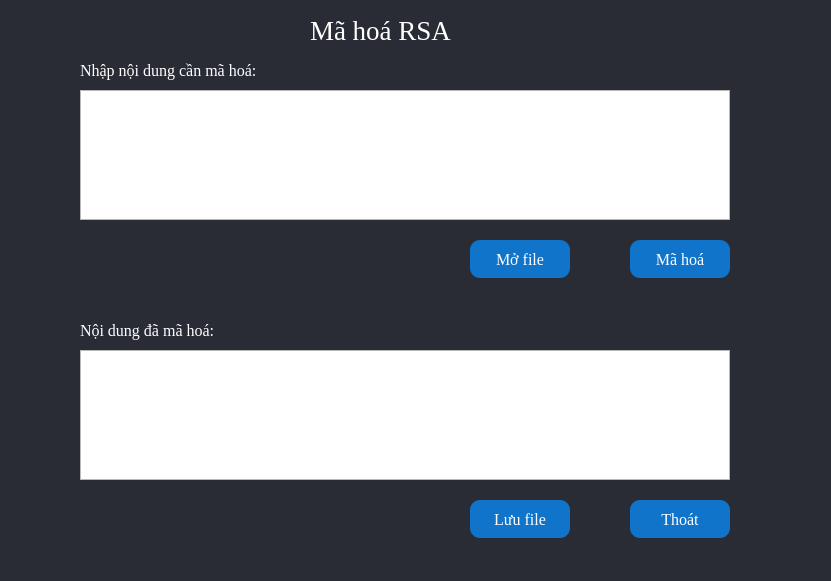
<?xml version="1.0" encoding="UTF-8"?>
<ui version="4.0">
 <class>Form</class>
 <widget class="QWidget" name="Form">
  <property name="geometry">
   <rect>
    <x>0</x>
    <y>0</y>
    <width>831</width>
    <height>581</height>
   </rect>
  </property>
  <property name="windowTitle">
   <string>Form</string>
  </property>
  <property name="styleSheet">
   <string notr="true">#Form{
background-color: #292C35;
color: rgb(255, 255, 255);
}
#btnMaHoa{
	background-color: #1074CA;
	color: rgb(255, 255, 255);
	border-radius: 10px;
}
#btnOpenFile{
	background-color: #1074CA;
	color: rgb(255, 255, 255);
	border-radius: 10px;
}
#btnSaveFile{
	background-color: #1074CA;
	color: rgb(255, 255, 255);
	border-radius: 10px;

}
#btnClose{
	background-color: #1074CA;
	color: rgb(255, 255, 255);
	border-radius: 10px;

}</string>
  </property>
  <widget class="QTextEdit" name="txtCiphertext">
   <property name="geometry">
    <rect>
     <x>80</x>
     <y>350</y>
     <width>650</width>
     <height>130</height>
    </rect>
   </property>
   <property name="font">
    <font>
     <family>Times New Roman</family>
     <pointsize>12</pointsize>
    </font>
   </property>
   <property name="styleSheet">
    <string notr="true">color: rgb(255, 255, 255);
font: 12pt &quot;Times New Roman&quot;;</string>
   </property>
  </widget>
  <widget class="QLabel" name="label_2">
   <property name="geometry">
    <rect>
     <x>80</x>
     <y>60</y>
     <width>221</width>
     <height>21</height>
    </rect>
   </property>
   <property name="font">
    <font>
     <family>Times New Roman</family>
     <pointsize>12</pointsize>
    </font>
   </property>
   <property name="styleSheet">
    <string notr="true">color: rgb(255, 255, 255);</string>
   </property>
   <property name="text">
    <string>Nhập nội dung cần mã hoá:</string>
   </property>
  </widget>
  <widget class="QLabel" name="label">
   <property name="geometry">
    <rect>
     <x>310</x>
     <y>0</y>
     <width>241</width>
     <height>61</height>
    </rect>
   </property>
   <property name="font">
    <font>
     <family>Times New Roman</family>
     <pointsize>20</pointsize>
     <weight>50</weight>
     <italic>false</italic>
     <bold>false</bold>
    </font>
   </property>
   <property name="styleSheet">
    <string notr="true">color: rgb(255, 255, 255);</string>
   </property>
   <property name="text">
    <string>Mã hoá RSA</string>
   </property>
  </widget>
  <widget class="QPushButton" name="btnOpenFile">
   <property name="geometry">
    <rect>
     <x>470</x>
     <y>240</y>
     <width>100</width>
     <height>38</height>
    </rect>
   </property>
   <property name="font">
    <font>
     <family>Times New Roman</family>
     <pointsize>12</pointsize>
    </font>
   </property>
   <property name="text">
    <string>Mở file</string>
   </property>
   <property name="icon">
    <iconset>
     <normaloff>../icon/mo.png</normaloff>../icon/mo.png</iconset>
   </property>
  </widget>
  <widget class="QTextEdit" name="txtPlaintext">
   <property name="geometry">
    <rect>
     <x>80</x>
     <y>90</y>
     <width>650</width>
     <height>130</height>
    </rect>
   </property>
   <property name="styleSheet">
    <string notr="true">color: rgb(255, 255, 255);
font: 12pt &quot;Times New Roman&quot;;</string>
   </property>
  </widget>
  <widget class="QPushButton" name="btnSaveFile">
   <property name="geometry">
    <rect>
     <x>470</x>
     <y>500</y>
     <width>100</width>
     <height>38</height>
    </rect>
   </property>
   <property name="font">
    <font>
     <family>Times New Roman</family>
     <pointsize>12</pointsize>
    </font>
   </property>
   <property name="text">
    <string>Lưu file</string>
   </property>
   <property name="icon">
    <iconset>
     <normaloff>../icon/luufile.png</normaloff>../icon/luufile.png</iconset>
   </property>
   <property name="iconSize">
    <size>
     <width>16</width>
     <height>16</height>
    </size>
   </property>
   <property name="checkable">
    <bool>false</bool>
   </property>
  </widget>
  <widget class="QPushButton" name="btnMaHoa">
   <property name="geometry">
    <rect>
     <x>630</x>
     <y>240</y>
     <width>100</width>
     <height>38</height>
    </rect>
   </property>
   <property name="font">
    <font>
     <family>Times New Roman</family>
     <pointsize>12</pointsize>
    </font>
   </property>
   <property name="text">
    <string>Mã hoá</string>
   </property>
   <property name="icon">
    <iconset>
     <normaloff>../icon/mh.png</normaloff>../icon/mh.png</iconset>
   </property>
  </widget>
  <widget class="QLabel" name="label_4">
   <property name="geometry">
    <rect>
     <x>80</x>
     <y>320</y>
     <width>181</width>
     <height>21</height>
    </rect>
   </property>
   <property name="font">
    <font>
     <family>Times New Roman</family>
     <pointsize>12</pointsize>
    </font>
   </property>
   <property name="styleSheet">
    <string notr="true">color: rgb(255, 255, 255);</string>
   </property>
   <property name="text">
    <string>Nội dung đã mã hoá:</string>
   </property>
  </widget>
  <widget class="QPushButton" name="btnClose">
   <property name="geometry">
    <rect>
     <x>630</x>
     <y>500</y>
     <width>100</width>
     <height>38</height>
    </rect>
   </property>
   <property name="font">
    <font>
     <family>Times New Roman</family>
     <pointsize>12</pointsize>
    </font>
   </property>
   <property name="text">
    <string>Thoát</string>
   </property>
   <property name="icon">
    <iconset>
     <normaloff>../icon/thoat.png</normaloff>../icon/thoat.png</iconset>
   </property>
   <property name="iconSize">
    <size>
     <width>20</width>
     <height>20</height>
    </size>
   </property>
   <property name="checkable">
    <bool>false</bool>
   </property>
  </widget>
 </widget>
 <resources/>
 <connections/>
</ui>
